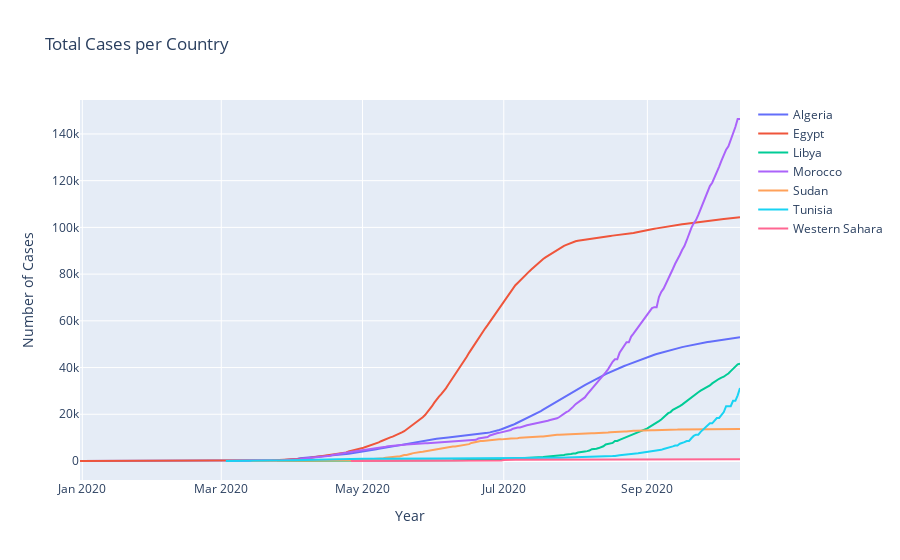

Here is the notebook cell this chart was saved with:
### Markdown cell above
# Analyzing North Africa Data

### Code cell
full_data_Algeria = full_data[full_data['location'].apply(lambda x: True if x=='Algeria' else False)]
full_data_Egypt = full_data[full_data['location'].apply(lambda x: True if x=='Egypt' else False)]
full_data_Libya = full_data[full_data['location'].apply(lambda x: True if x=='Libya' else False)]
full_data_Morocco = full_data[full_data['location'].apply(lambda x: True if x=='Morocco' else False)]
full_data_Sudan = full_data[full_data['location'].apply(lambda x: True if x=='Sudan' else False)]
full_data_Tunisia = full_data[full_data['location'].apply(lambda x: True if x=='Tunisia' else False)]
full_data_WesternSahara= full_data[full_data['location'].apply(lambda x: True if x=='Western Sahara' else False)]


# Visualizing the time Series data 
fig = go.Figure()
fig.add_trace(go.Scatter(x=full_data_Algeria['date'], y=full_data_Algeria['total_cases'],name='Algeria'))
fig.add_trace(go.Scatter(x=full_data_Egypt['date'], y=full_data_Egypt['total_cases'],name='Egypt'))
fig.add_trace(go.Scatter(x=full_data_Libya['date'], y=full_data_Libya['total_cases'],name='Libya'))
fig.add_trace(go.Scatter(x=full_data_Morocco['date'], y=full_data_Morocco['total_cases'],name='Morocco'))
fig.add_trace(go.Scatter(x=full_data_Sudan['date'], y=full_data_Sudan['total_cases'],name='Sudan'))
fig.add_trace(go.Scatter(x=full_data_Tunisia['date'], y=full_data_Tunisia['total_cases'],name='Tunisia'))
fig.add_trace(go.Scatter(x=full_data_WesternSahara['date'], y=full_data_WesternSahara['total_cases'],name='Western Sahara'))

# Set x-axis title
fig.update_xaxes(title_text="Year")
fig.update_yaxes(title_text="Number of Cases")
fig.update_layout(title_text='Total Cases per Country')
fig.show()

### Figure 1 — Plotly figure (JSON) as saved in the notebook; plotly's stock layout.template omitted (floating-point values rounded to 4 significant figures; data arrays with more than 128 entries replaced by an {"elided": "..."} marker saying what was removed)
{"data": [{"name": "Algeria", "type": "scatter", "x": {"elided": "286 str values"}, "y": {"elided": "286 int values"}}, {"name": "Egypt", "type": "scatter", "x": {"elided": "286 str values"}, "y": {"elided": "286 int values"}}, {"name": "Libya", "type": "scatter", "x": {"elided": "201 str values"}, "y": {"elided": "201 int values"}}, {"name": "Morocco", "type": "scatter", "x": {"elided": "219 str values"}, "y": {"elided": "219 int values"}}, {"name": "Sudan", "type": "scatter", "x": {"elided": "212 str values"}, "y": {"elided": "212 int values"}}, {"name": "Tunisia", "type": "scatter", "x": {"elided": "218 str values"}, "y": {"elided": "218 int values"}}, {"name": "Western Sahara", "type": "scatter", "x": {"elided": "169 str values"}, "y": {"elided": "169 int values"}}], "layout": {"title": {"text": "Total Cases per Country"}, "xaxis": {"title": {"text": "Year"}}, "yaxis": {"title": {"text": "Number of Cases"}}}}
